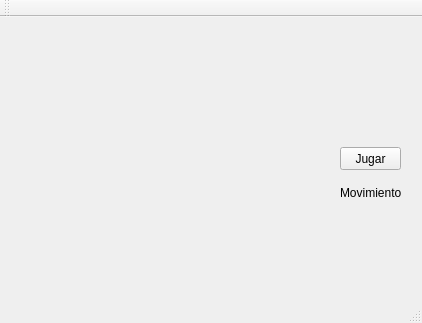
<?xml version="1.0" encoding="UTF-8"?>
<ui version="4.0">
 <class>MainWindow</class>
 <widget class="QMainWindow" name="MainWindow">
  <property name="geometry">
   <rect>
    <x>0</x>
    <y>0</y>
    <width>422</width>
    <height>323</height>
   </rect>
  </property>
  <property name="windowTitle">
   <string>MainWindow</string>
  </property>
  <widget class="QWidget" name="centralWidget">
   <widget class="QLabel" name="labelTablero">
    <property name="geometry">
     <rect>
      <x>20</x>
      <y>10</y>
      <width>296</width>
      <height>256</height>
     </rect>
    </property>
    <property name="text">
     <string/>
    </property>
    <property name="pixmap">
     <pixmap resource="imagenes.qrc">:/tablero.png</pixmap>
    </property>
    <property name="scaledContents">
     <bool>true</bool>
    </property>
   </widget>
   <widget class="QLabel" name="reina1_1">
    <property name="geometry">
     <rect>
      <x>30</x>
      <y>20</y>
      <width>21</width>
      <height>31</height>
     </rect>
    </property>
    <property name="text">
     <string/>
    </property>
    <property name="pixmap">
     <pixmap resource="imagenes.qrc">:/dama.png</pixmap>
    </property>
    <property name="scaledContents">
     <bool>true</bool>
    </property>
   </widget>
   <widget class="QLabel" name="reina1_2">
    <property name="geometry">
     <rect>
      <x>80</x>
      <y>20</y>
      <width>21</width>
      <height>31</height>
     </rect>
    </property>
    <property name="text">
     <string/>
    </property>
    <property name="scaledContents">
     <bool>true</bool>
    </property>
   </widget>
   <widget class="QLabel" name="reina1_3">
    <property name="geometry">
     <rect>
      <x>130</x>
      <y>20</y>
      <width>21</width>
      <height>31</height>
     </rect>
    </property>
    <property name="text">
     <string/>
    </property>
    <property name="scaledContents">
     <bool>true</bool>
    </property>
   </widget>
   <widget class="QLabel" name="reina1_4">
    <property name="geometry">
     <rect>
      <x>180</x>
      <y>20</y>
      <width>21</width>
      <height>31</height>
     </rect>
    </property>
    <property name="text">
     <string/>
    </property>
    <property name="scaledContents">
     <bool>true</bool>
    </property>
   </widget>
   <widget class="QLabel" name="reina1_6">
    <property name="geometry">
     <rect>
      <x>280</x>
      <y>20</y>
      <width>21</width>
      <height>31</height>
     </rect>
    </property>
    <property name="text">
     <string/>
    </property>
    <property name="scaledContents">
     <bool>true</bool>
    </property>
   </widget>
   <widget class="QLabel" name="reina1_5">
    <property name="geometry">
     <rect>
      <x>230</x>
      <y>20</y>
      <width>21</width>
      <height>31</height>
     </rect>
    </property>
    <property name="text">
     <string/>
    </property>
    <property name="scaledContents">
     <bool>true</bool>
    </property>
   </widget>
   <widget class="QLabel" name="reina2_3">
    <property name="geometry">
     <rect>
      <x>130</x>
      <y>60</y>
      <width>21</width>
      <height>31</height>
     </rect>
    </property>
    <property name="text">
     <string/>
    </property>
    <property name="scaledContents">
     <bool>true</bool>
    </property>
   </widget>
   <widget class="QLabel" name="reina2_2">
    <property name="geometry">
     <rect>
      <x>80</x>
      <y>60</y>
      <width>21</width>
      <height>31</height>
     </rect>
    </property>
    <property name="text">
     <string/>
    </property>
    <property name="scaledContents">
     <bool>true</bool>
    </property>
   </widget>
   <widget class="QLabel" name="reina2_4">
    <property name="geometry">
     <rect>
      <x>180</x>
      <y>60</y>
      <width>21</width>
      <height>31</height>
     </rect>
    </property>
    <property name="text">
     <string/>
    </property>
    <property name="scaledContents">
     <bool>true</bool>
    </property>
   </widget>
   <widget class="QLabel" name="reina2_6">
    <property name="geometry">
     <rect>
      <x>280</x>
      <y>60</y>
      <width>21</width>
      <height>31</height>
     </rect>
    </property>
    <property name="text">
     <string/>
    </property>
    <property name="scaledContents">
     <bool>true</bool>
    </property>
   </widget>
   <widget class="QLabel" name="reina2_1">
    <property name="geometry">
     <rect>
      <x>30</x>
      <y>62</y>
      <width>21</width>
      <height>31</height>
     </rect>
    </property>
    <property name="text">
     <string/>
    </property>
    <property name="pixmap">
     <pixmap resource="imagenes.qrc">:/dama.png</pixmap>
    </property>
    <property name="scaledContents">
     <bool>true</bool>
    </property>
   </widget>
   <widget class="QLabel" name="reina2_5">
    <property name="geometry">
     <rect>
      <x>230</x>
      <y>60</y>
      <width>21</width>
      <height>31</height>
     </rect>
    </property>
    <property name="text">
     <string/>
    </property>
    <property name="scaledContents">
     <bool>true</bool>
    </property>
   </widget>
   <widget class="QLabel" name="reina3_3">
    <property name="geometry">
     <rect>
      <x>130</x>
      <y>106</y>
      <width>21</width>
      <height>31</height>
     </rect>
    </property>
    <property name="text">
     <string/>
    </property>
    <property name="scaledContents">
     <bool>true</bool>
    </property>
   </widget>
   <widget class="QLabel" name="reina3_2">
    <property name="geometry">
     <rect>
      <x>80</x>
      <y>106</y>
      <width>21</width>
      <height>31</height>
     </rect>
    </property>
    <property name="text">
     <string/>
    </property>
    <property name="scaledContents">
     <bool>true</bool>
    </property>
   </widget>
   <widget class="QLabel" name="reina3_4">
    <property name="geometry">
     <rect>
      <x>180</x>
      <y>106</y>
      <width>21</width>
      <height>31</height>
     </rect>
    </property>
    <property name="text">
     <string/>
    </property>
    <property name="scaledContents">
     <bool>true</bool>
    </property>
   </widget>
   <widget class="QLabel" name="reina3_6">
    <property name="geometry">
     <rect>
      <x>280</x>
      <y>106</y>
      <width>21</width>
      <height>31</height>
     </rect>
    </property>
    <property name="text">
     <string/>
    </property>
    <property name="scaledContents">
     <bool>true</bool>
    </property>
   </widget>
   <widget class="QLabel" name="reina3_1">
    <property name="geometry">
     <rect>
      <x>30</x>
      <y>106</y>
      <width>21</width>
      <height>31</height>
     </rect>
    </property>
    <property name="text">
     <string/>
    </property>
    <property name="pixmap">
     <pixmap resource="imagenes.qrc">:/dama.png</pixmap>
    </property>
    <property name="scaledContents">
     <bool>true</bool>
    </property>
   </widget>
   <widget class="QLabel" name="reina3_5">
    <property name="geometry">
     <rect>
      <x>230</x>
      <y>106</y>
      <width>21</width>
      <height>31</height>
     </rect>
    </property>
    <property name="text">
     <string/>
    </property>
    <property name="scaledContents">
     <bool>true</bool>
    </property>
   </widget>
   <widget class="QLabel" name="reina5_3">
    <property name="geometry">
     <rect>
      <x>130</x>
      <y>190</y>
      <width>21</width>
      <height>31</height>
     </rect>
    </property>
    <property name="text">
     <string/>
    </property>
    <property name="scaledContents">
     <bool>true</bool>
    </property>
   </widget>
   <widget class="QLabel" name="reina4_5">
    <property name="geometry">
     <rect>
      <x>230</x>
      <y>147</y>
      <width>21</width>
      <height>31</height>
     </rect>
    </property>
    <property name="text">
     <string/>
    </property>
    <property name="scaledContents">
     <bool>true</bool>
    </property>
   </widget>
   <widget class="QLabel" name="reina4_4">
    <property name="geometry">
     <rect>
      <x>180</x>
      <y>147</y>
      <width>21</width>
      <height>31</height>
     </rect>
    </property>
    <property name="text">
     <string/>
    </property>
    <property name="scaledContents">
     <bool>true</bool>
    </property>
   </widget>
   <widget class="QLabel" name="reina6_5">
    <property name="geometry">
     <rect>
      <x>230</x>
      <y>230</y>
      <width>21</width>
      <height>31</height>
     </rect>
    </property>
    <property name="text">
     <string/>
    </property>
    <property name="scaledContents">
     <bool>true</bool>
    </property>
   </widget>
   <widget class="QLabel" name="reina6_2">
    <property name="geometry">
     <rect>
      <x>80</x>
      <y>230</y>
      <width>21</width>
      <height>31</height>
     </rect>
    </property>
    <property name="text">
     <string/>
    </property>
    <property name="scaledContents">
     <bool>true</bool>
    </property>
   </widget>
   <widget class="QLabel" name="reina5_4">
    <property name="geometry">
     <rect>
      <x>180</x>
      <y>190</y>
      <width>21</width>
      <height>31</height>
     </rect>
    </property>
    <property name="text">
     <string/>
    </property>
    <property name="scaledContents">
     <bool>true</bool>
    </property>
   </widget>
   <widget class="QLabel" name="reina5_2">
    <property name="geometry">
     <rect>
      <x>80</x>
      <y>190</y>
      <width>21</width>
      <height>31</height>
     </rect>
    </property>
    <property name="text">
     <string/>
    </property>
    <property name="scaledContents">
     <bool>true</bool>
    </property>
   </widget>
   <widget class="QLabel" name="reina4_6">
    <property name="geometry">
     <rect>
      <x>280</x>
      <y>147</y>
      <width>21</width>
      <height>31</height>
     </rect>
    </property>
    <property name="text">
     <string/>
    </property>
    <property name="scaledContents">
     <bool>true</bool>
    </property>
   </widget>
   <widget class="QLabel" name="reina6_1">
    <property name="geometry">
     <rect>
      <x>30</x>
      <y>232</y>
      <width>21</width>
      <height>31</height>
     </rect>
    </property>
    <property name="text">
     <string/>
    </property>
    <property name="pixmap">
     <pixmap resource="imagenes.qrc">:/dama.png</pixmap>
    </property>
    <property name="scaledContents">
     <bool>true</bool>
    </property>
   </widget>
   <widget class="QLabel" name="reina4_3">
    <property name="geometry">
     <rect>
      <x>130</x>
      <y>147</y>
      <width>21</width>
      <height>31</height>
     </rect>
    </property>
    <property name="text">
     <string/>
    </property>
    <property name="scaledContents">
     <bool>true</bool>
    </property>
   </widget>
   <widget class="QLabel" name="reina5_5">
    <property name="geometry">
     <rect>
      <x>230</x>
      <y>190</y>
      <width>21</width>
      <height>31</height>
     </rect>
    </property>
    <property name="text">
     <string/>
    </property>
    <property name="scaledContents">
     <bool>true</bool>
    </property>
   </widget>
   <widget class="QLabel" name="reina6_6">
    <property name="geometry">
     <rect>
      <x>280</x>
      <y>230</y>
      <width>21</width>
      <height>31</height>
     </rect>
    </property>
    <property name="text">
     <string/>
    </property>
    <property name="scaledContents">
     <bool>true</bool>
    </property>
   </widget>
   <widget class="QLabel" name="reina5_6">
    <property name="geometry">
     <rect>
      <x>280</x>
      <y>190</y>
      <width>21</width>
      <height>31</height>
     </rect>
    </property>
    <property name="text">
     <string/>
    </property>
    <property name="scaledContents">
     <bool>true</bool>
    </property>
   </widget>
   <widget class="QLabel" name="reina4_1">
    <property name="geometry">
     <rect>
      <x>30</x>
      <y>147</y>
      <width>21</width>
      <height>31</height>
     </rect>
    </property>
    <property name="text">
     <string/>
    </property>
    <property name="pixmap">
     <pixmap resource="imagenes.qrc">:/dama.png</pixmap>
    </property>
    <property name="scaledContents">
     <bool>true</bool>
    </property>
   </widget>
   <widget class="QLabel" name="reina5_1">
    <property name="geometry">
     <rect>
      <x>30</x>
      <y>192</y>
      <width>21</width>
      <height>31</height>
     </rect>
    </property>
    <property name="text">
     <string/>
    </property>
    <property name="pixmap">
     <pixmap resource="imagenes.qrc">:/dama.png</pixmap>
    </property>
    <property name="scaledContents">
     <bool>true</bool>
    </property>
   </widget>
   <widget class="QLabel" name="reina6_3">
    <property name="geometry">
     <rect>
      <x>130</x>
      <y>230</y>
      <width>21</width>
      <height>31</height>
     </rect>
    </property>
    <property name="text">
     <string/>
    </property>
    <property name="scaledContents">
     <bool>true</bool>
    </property>
   </widget>
   <widget class="QLabel" name="reina6_4">
    <property name="geometry">
     <rect>
      <x>180</x>
      <y>230</y>
      <width>21</width>
      <height>31</height>
     </rect>
    </property>
    <property name="text">
     <string/>
    </property>
    <property name="scaledContents">
     <bool>true</bool>
    </property>
   </widget>
   <widget class="QLabel" name="reina4_2">
    <property name="geometry">
     <rect>
      <x>80</x>
      <y>147</y>
      <width>21</width>
      <height>31</height>
     </rect>
    </property>
    <property name="text">
     <string/>
    </property>
    <property name="scaledContents">
     <bool>true</bool>
    </property>
   </widget>
   <widget class="QPushButton" name="pushButtonJugar">
    <property name="geometry">
     <rect>
      <x>340</x>
      <y>130</y>
      <width>61</width>
      <height>23</height>
     </rect>
    </property>
    <property name="text">
     <string>Jugar</string>
    </property>
   </widget>
   <widget class="QLabel" name="label">
    <property name="geometry">
     <rect>
      <x>340</x>
      <y>160</y>
      <width>61</width>
      <height>31</height>
     </rect>
    </property>
    <property name="text">
     <string>Movimientos</string>
    </property>
   </widget>
  </widget>
  <widget class="QMenuBar" name="menuBar">
   <property name="geometry">
    <rect>
     <x>0</x>
     <y>0</y>
     <width>422</width>
     <height>21</height>
    </rect>
   </property>
  </widget>
  <widget class="QToolBar" name="mainToolBar">
   <attribute name="toolBarArea">
    <enum>TopToolBarArea</enum>
   </attribute>
   <attribute name="toolBarBreak">
    <bool>false</bool>
   </attribute>
  </widget>
  <widget class="QStatusBar" name="statusBar"/>
 </widget>
 <layoutdefault spacing="6" margin="11"/>
 <resources>
  <include location="imagenes.qrc"/>
 </resources>
 <connections/>
</ui>
